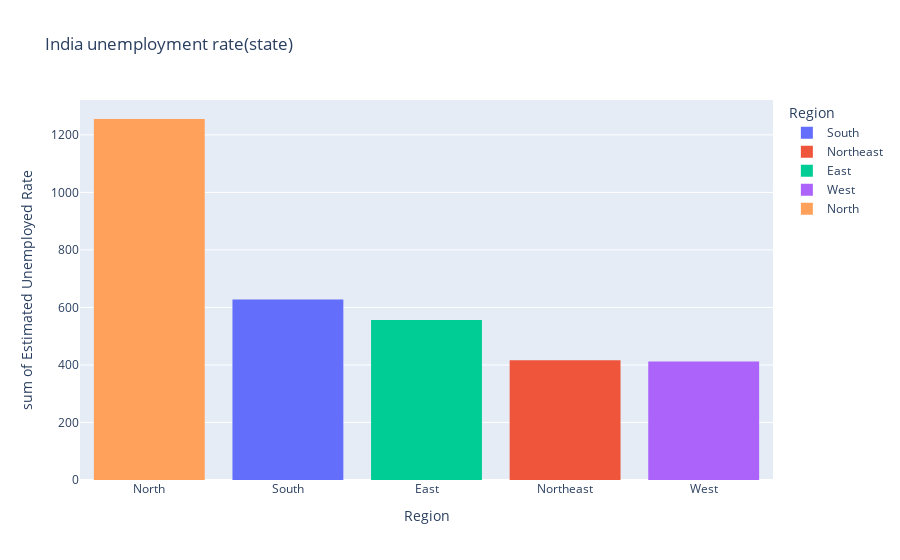

The notebook cell saved with this chart:
### Code cell
fig=px.histogram(data,x='Region',y='Estimated Unemployed Rate',title='India unemployment rate(state)',template='plotly',color='Region')
fig.update_layout(xaxis={'categoryorder':'total descending'})
fig.show()

### Figure 1 — Plotly figure (JSON) as saved in the notebook; plotly's stock layout.template omitted (floating-point values rounded to 4 significant figures)
{"data": [{"alignmentgroup": "True", "bingroup": "x", "histfunc": "sum", "hovertemplate": "Region=%{x}<br>sum of Estimated Unemployed Rate=%{y}<extra></extra>", "legendgroup": "South", "marker": {"color": "#636efa", "pattern": {"shape": ""}}, "name": "South", "offsetgroup": "South", "orientation": "v", "showlegend": true, "type": "histogram", "x": ["South", "South", "South", "South", "South", "South", "South", "South", "South", "South", "South", "South", "South", "South", "South", "South", "South", "South", "South", "South", "South", "South", "South", "South", "South", "South", "South", "South", "South", "South", "South", "South", "South", "South", "South", "South", "South", "South", "South", "South", "South", "South", "South", "South", "South", "South", "South", "South", "South", "South", "South", "South", "South", "South", "South", "South", "South", "South", "South", "South"], "xaxis": "x", "y": [5.48, 5.83, 5.79, 20.51, 17.43, 3.31, 8.34, 6.96, 6.4, 6.59, 2.86, 3.61, 3.46, 29.84, 19.97, 8.44, 4.01, 0.5, 2.41, 1.58, 5.31, 7.6, 8.99, 16.99, 17.88, 9.71, 7.09, 10.98, 5.91, 3.88, 0.58, 1.76, 1.2, 75.85, 58.19, 4.24, 15.47, 5.05, 10.9, 6.18, 1.57, 2.09, 6.4, 49.83, 33.16, 12.2, 6.81, 2.65, 5, 2.16, 5.49, 8.29, 5.77, 6.25, 14.7, 10.55, 5.36, 5.79, 3.27, 2.86], "yaxis": "y"}, {"alignmentgroup": "True", "bingroup": "x", "histfunc": "sum", "hovertemplate": "Region=%{x}<br>sum of Estimated Unemployed Rate=%{y}<extra></extra>", "legendgroup": "Northeast", "marker": {"color": "#EF553B", "pattern": {"shape": ""}}, "name": "Northeast", "offsetgroup": "Northeast", "orientation": "v", "showlegend": true, "type": "histogram", "x": ["Northeast", "Northeast", "Northeast", "Northeast", "Northeast", "Northeast", "Northeast", "Northeast", "Northeast", "Northeast", "Northeast", "Northeast", "Northeast", "Northeast", "Northeast", "Northeast", "Northeast", "Northeast", "Northeast", "Northeast", "Northeast", "Northeast", "Northeast", "Northeast", "Northeast", "Northeast", "Northeast", "Northeast", "Northeast", "Northeast", "Northeast", "Northeast", "Northeast", "Northeast", "Northeast", "Northeast", "Northeast", "Northeast"], "xaxis": "x", "y": [4.66, 4.41, 4.77, 11.06, 9.55, 0.6, 3.77, 5.53, 1.19, 3.02, 1.66, 3.59, 1.58, 10.03, 5.92, 1.15, 2.1, 3.74, 4.29, 4.6, 23.57, 2.28, 24.51, 4.46, 4.45, 12.49, 5.7, 0.88, 32.67, 28.4, 29.95, 41.23, 21.51, 21.71, 18.24, 27.92, 17.35, 11.57], "yaxis": "y"}, {"alignmentgroup": "True", "bingroup": "x", "histfunc": "sum", "hovertemplate": "Region=%{x}<br>sum of Estimated Unemployed Rate=%{y}<extra></extra>", "legendgroup": "East", "marker": {"color": "#00cc96", "pattern": {"shape": ""}}, "name": "East", "offsetgroup": "East", "orientation": "v", "showlegend": true, "type": "histogram", "x": ["East", "East", "East", "East", "East", "East", "East", "East", "East", "East", "East", "East", "East", "East", "East", "East", "East", "East", "East", "East", "East", "East", "East", "East", "East", "East", "East", "East", "East", "East", "East", "East", "East", "East", "East", "East", "East", "East", "East", "East"], "xaxis": "x", "y": [10.61, 10.29, 15.43, 46.64, 45.96, 17.82, 12.79, 13.44, 11.91, 9.82, 10.61, 11.85, 8.23, 47.09, 59.23, 20.95, 7.63, 9.76, 8.24, 11.8, 1.9, 3.12, 13.08, 23.76, 11.41, 3.77, 1.88, 1.42, 2.1, 2.18, 6.94, 4.92, 6.92, 17.41, 17.41, 7.29, 6.83, 14.87, 9.35, 9.98], "yaxis": "y"}, {"alignmentgroup": "True", "bingroup": "x", "histfunc": "sum", "hovertemplate": "Region=%{x}<br>sum of Estimated Unemployed Rate=%{y}<extra></extra>", "legendgroup": "West", "marker": {"color": "#ab63fa", "pattern": {"shape": ""}}, "name": "West", "offsetgroup": "West", "orientation": "v", "showlegend": true, "type": "histogram", "x": ["West", "West", "West", "West", "West", "West", "West", "West", "West", "West", "West", "West", "West", "West", "West", "West", "West", "West", "West", "West", "West", "West", "West", "West", "West", "West", "West", "West", "West", "West", "West", "West", "West", "West", "West", "West", "West", "West", "West", "West", "West", "West", "West", "West", "West", "West", "West", "West", "West", "West"], "xaxis": "x", "y": [9.65, 8.38, 7.54, 3.41, 10.5, 14.23, 10.27, 5.63, 1.96, 6.62, 8.89, 2.81, 5.25, 13.31, 21.25, 9.96, 17.07, 16.21, 15.38, 11.54, 5.54, 6.38, 6.66, 18.71, 12.11, 3.2, 1.84, 1.87, 3.42, 4.03, 4.11, 4.57, 2.22, 12.36, 21.98, 6.48, 5.08, 4.7, 3.91, 3.13, 4.95, 4.69, 5.79, 20.9, 15.46, 9.23, 3.89, 6.23, 4.55, 4.1], "yaxis": "y"}, {"alignmentgroup": "True", "bingroup": "x", "histfunc": "sum", "hovertemplate": "Region=%{x}<br>sum of Estimated Unemployed Rate=%{y}<extra></extra>", "legendgroup": "North", "marker": {"color": "#FFA15A", "pattern": {"shape": ""}}, "name": "North", "offsetgroup": "North", "orientation": "v", "showlegend": true, "type": "histogram", "x": ["North", "North", "North", "North", "North", "North", "North", "North", "North", "North", "North", "North", "North", "North", "North", "North", "North", "North", "North", "North", "North", "North", "North", "North", "North", "North", "North", "North", "North", "North", "North", "North", "North", "North", "North", "North", "North", "North", "North", "North", "North", "North", "North", "North", "North", "North", "North", "North", "North", "North", "North", "North", "North", "North", "North", "North", "North", "North", "North", "North", "North", "North", "North", "North", "North", "North", "North", "North", "North", "North", "North", "North", "North", "North", "North", "North", "North", "North", "North"], "xaxis": "x", "y": [22.23, 14.84, 17.04, 16.68, 42.27, 18.19, 20.3, 13.79, 12.53, 6.27, 20.34, 25.77, 25.05, 43.22, 29.02, 26.7, 24.18, 33.5, 19.68, 27.31, 16.83, 16.84, 18.76, 2.2, 26.95, 13.47, 24.31, 15.79, 12.04, 13.46, 21.08, 20.78, 15.5, 18.74, 17.92, 10.88, 11.09, 16.17, 16.14, 11.11, 10.97, 10.32, 2.86, 28.33, 16.55, 9.19, 10.99, 9.61, 9.88, 10.97, 15.16, 11.9, 17.7, 15.74, 14.39, 15.81, 17.51, 15.35, 24.15, 7.58, 8.98, 10.11, 21.54, 20.41, 9.47, 5.56, 5.79, 4.18, 3.75, 5.49, 4.99, 19.85, 6.48, 8.01, 8.61, 12.38, 14.26, 22.26, 9.23], "yaxis": "y"}], "layout": {"barmode": "relative", "legend": {"title": {"text": "Region"}, "tracegroupgap": 0}, "title": {"text": "India unemployment rate(state)"}, "xaxis": {"anchor": "y", "categoryarray": ["South", "Northeast", "East", "West", "North"], "categoryorder": "total descending", "domain": [0, 1], "title": {"text": "Region"}}, "yaxis": {"anchor": "x", "domain": [0, 1], "title": {"text": "sum of Estimated Unemployed Rate"}}}}
